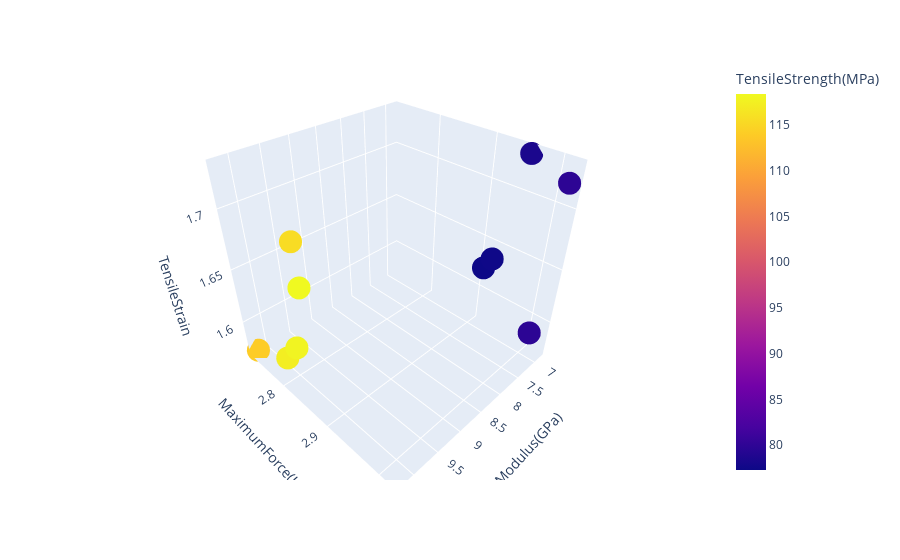

The cell this chart's notebook holds for it:
### Code cell
fig = px.scatter_3d(df, x='Modulus(GPa)', y='MaximumForce(KN)', z='TensileStrain', color='TensileStrength(MPa)')
fig.show()

### Figure 1 — Plotly figure (JSON) as saved in the notebook; plotly's stock layout.template omitted (floating-point values rounded to 4 significant figures)
{"data": [{"hovertemplate": "Modulus(GPa)=%{x}<br>MaximumForce(KN)=%{y}<br>TensileStrain=%{z}<br>TensileStrength(MPa)=%{marker.color}<extra></extra>", "legendgroup": "", "marker": {"color": [79.8, 77.49, 78.4, 77.29, 79.83, 114.0, 117.9, 115.5, 117.3, 118.4], "coloraxis": "coloraxis", "symbol": "circle"}, "mode": "markers", "name": "", "scene": "scene", "showlegend": false, "type": "scatter3d", "x": [7.205, 6.975, 6.842, 7.026, 6.906, 10.22, 10.06, 9.564, 10.18, 10.01], "y": [3.02, 2.93, 2.96, 2.92, 3.02, 2.72, 2.81, 2.76, 2.8, 2.83], "z": [1.6, 1.64, 1.73, 1.63, 1.72, 1.57, 1.6, 1.67, 1.59, 1.66]}], "layout": {"coloraxis": {"colorbar": {"title": {"text": "TensileStrength(MPa)"}}, "colorscale": [[0, "#0d0887"], [0.1111, "#46039f"], [0.2222, "#7201a8"], [0.3333, "#9c179e"], [0.4444, "#bd3786"], [0.5556, "#d8576b"], [0.6667, "#ed7953"], [0.7778, "#fb9f3a"], [0.8889, "#fdca26"], [1, "#f0f921"]]}, "legend": {"tracegroupgap": 0}, "margin": {"t": 60}, "scene": {"domain": {"x": [0, 1], "y": [0, 1]}, "xaxis": {"title": {"text": "Modulus(GPa)"}}, "yaxis": {"title": {"text": "MaximumForce(KN)"}}, "zaxis": {"title": {"text": "TensileStrain"}}}}}
